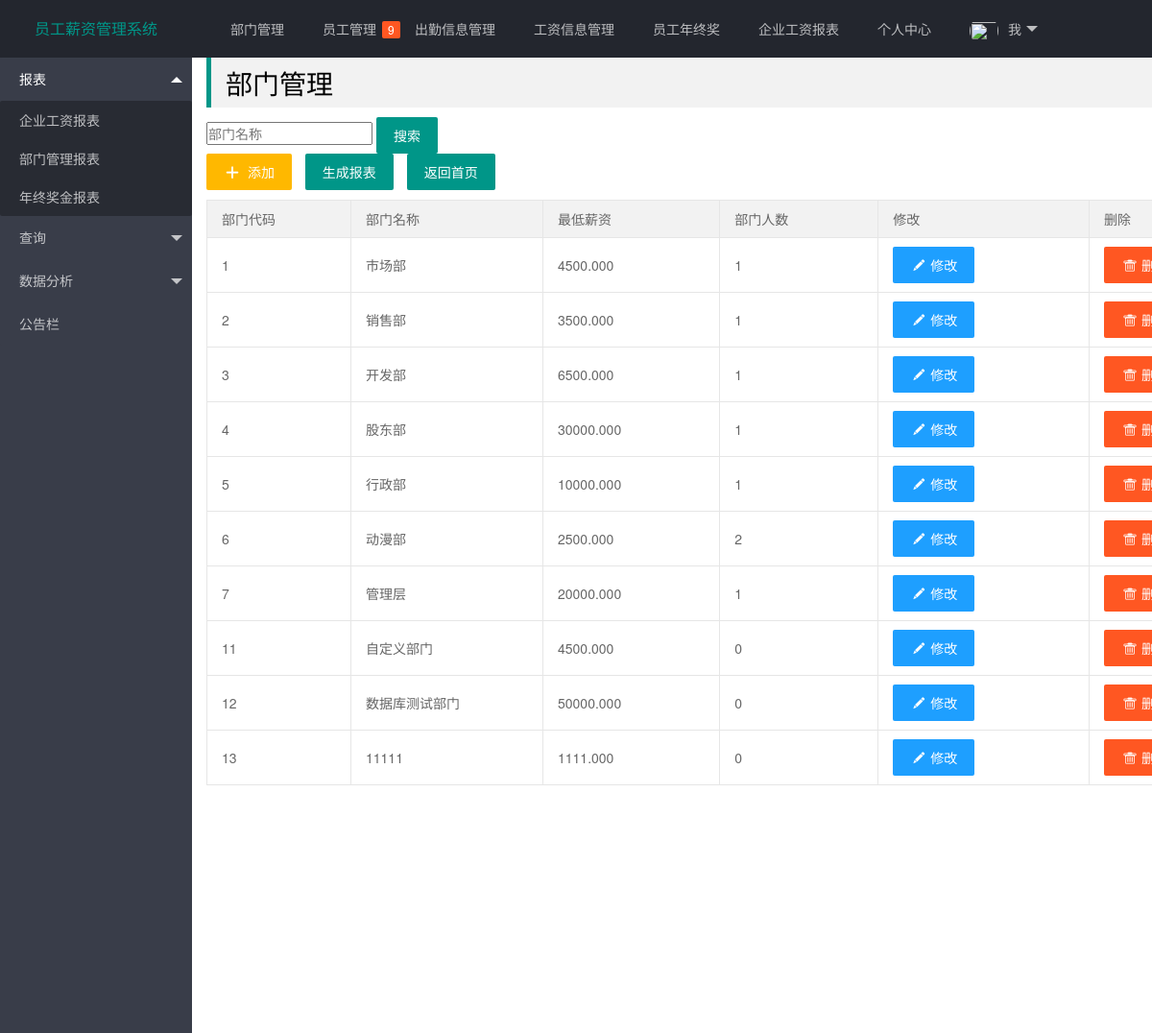
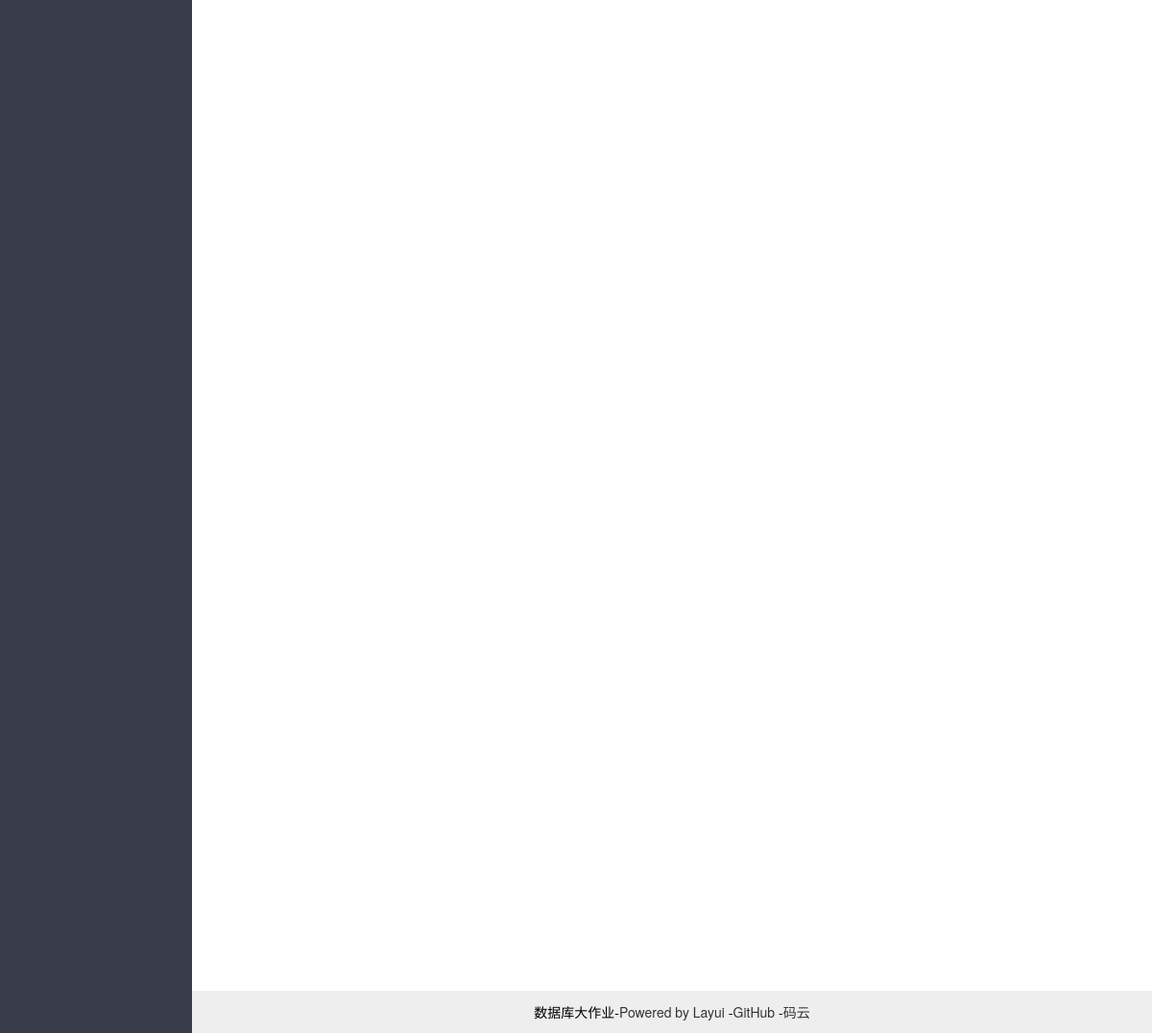
The app's page /wms/department with its own data (2 pictures, top to bottom).
### wms/models.py (models this page shows, shortened)
class TDepartment(models.Model):
    dcode = models.AutoField(primary_key = True)
    dname = models.CharField(max_length = 20, blank = False)
    minimum_wage = models.DecimalField(max_digits = 12, decimal_places = 3)
    dnumber = models.IntegerField() # 部门人数

### wms/views.py (the view)
# urls.py: path('department', views.department, name = 'department'),
def department(request):
    t_department = TDepartment.objects.all()
    number_list = []
    minimum_wage_list = []
    dname_list = []
    department_list = [[], [], []]
    element_list = ['部门人数', '部门最低薪资', '部门总工资']
    for each_t in t_department:
        number_list.append([each_t.dname, each_t.dnumber])
        minimum_wage_list.append([each_t.dname, float(each_t.minimum_wage)])
        department_list[0].append(each_t.dnumber)
        department_list[1].append(float(each_t.minimum_wage))
        department_list[2].append(float(each_t.dnumber * each_t.minimum_wage))
        dname_list.append(each_t.dname)
    print(number_list)
    print(minimum_wage_list)
    context = {}
    context['number_list'] = json.dumps(number_list)
    context['minimum_wage_list'] = json.dumps(minimum_wage_list)
    context['element_list'] = json.dumps(element_list)
    context['dname_list'] = dname_list
    context['department_list'] = department_list
    context['department'] = t_department
    return render(request, 'wms/department.html', context)

### wms/templates/wms/department.html (shortened to what this page needs)
{% extends "wms/base.html" %}
{% block content %}
    <div class="layui-container">
        <blockquote class="layui-elem-quote">
            <h1>部门管理</h1>
        </blockquote>
        <p>
            <form action="/wms/department-search" method="get">
                <input placeholder="部门名称" name="q" id="q">
                <input type="submit" class="layui-btn" value="搜索">
            </form>
        </p>
        <p>
            <a href="/wms/department-create" class="layui-btn layui-btn-warm">
                <i class="layui-icon">&#xe654;</i> 添加
            </a>
            <a href="/wms/department-report" class="layui-btn">生成报表</a>
            <a href="/wms/index" class="layui-btn">返回首页</a>
        </p>
        <table class="layui-table">
      <colgroup>
        <col width="150">
        <col width="200">
        <col>
      </colgroup>
      <thead>
        <tr>
            <th>部门代码</th>
            <th>部门名称</th>
            <th>最低薪资</th>
            <th>部门人数</th>
            <th>修改</th>
            <th>删除</th>
        </tr>
      </thead>
      <tbody>
        {% for each_d in department %}
            <tr>
                <td>{{each_d.dcode}}</td>
                <td>{{each_d.dname}}</td>
                <td>{{each_d.minimum_wage}}</td>
                <td>{{each_d.dnumber}}</td>
                <td>
                    <a href="/wms/department-update?wms_dcode={{each_d.dcode}}" class="layui-btn layui-btn-normal">
                        <i class="layui-icon">&#xe642;</i>修改
                    </a>
                </td>
                <td>
                    <a href="/wms/department-delete?wms_dcode={{each_d.dcode}}" class="layui-btn layui-btn-danger">
                        <i class="layui-icon">&#xe640;</i>删除
                    </a>
                </td>
            </tr>
        {%endfor%}
      </tbody>
        </table>
        <div>
            <div id="number_container" style="width: 550px; height: 400px; margin: 0 auto"></div>
        </div>
        <br /><br />
        <div>
            <div id="minimum_wage_container" style="width: 550px; height: 400px; margin: 0 auto"></div>
        </div>
        <br /><br />
        <div>
            <div id="department_container" style="width: 550px; height: 400px; margin: 0 auto"></div>
        </div>
    </div>
{% endblock %}

### wms/templates/wms/base.html (shortened to what this page needs)
{% load static %}
<!DOCTYPE html>
<html lang="en">
<head>
    <link rel="stylesheet" href="{% static 'wms/layui/css/layui.css' %}">
    <link rel="stylesheet" href="{% static 'wms/layui/css/layui.css' %}"  media="all">
</head>
<body class="layui-layout-body" >
 <div class="layui-layout layui-layout-admin">
    <div class="layui-header">
    <div class="layui-logo">员工薪资管理系统</div>
        <ul class="layui-nav layui-layout-left">
            <li class="layui-nav-item">
                <a href="/wms/department">部门管理</a>
            </li>
            <li class="layui-nav-item">
                <a href="/wms/staff">员工管理<span class="layui-badge">9</span></a>
            </li>
            <li class="layui-nav-item">
                <a href="/wms/attendance">出勤信息管理</a>
            </li>
            <li class="layui-nav-item">
                <a href="/wms/wage">工资信息管理</a>
            </li>
            <li class="layui-nav-item">
                <a href="/wms/yearending">员工年终奖</a>
            </li>
            <li class="layui-nav-item">
                <a href="/wms/wage-report">企业工资报表</a>
            </li>
            <li class="layui-nav-item">
                <a href="">个人中心</a>
            </li>
            <li class="layui-nav-item" lay-unselect="">
                <a href="javascript:;"><img src="//t.cn/RCzsdCq" class="layui-nav-img">我</a>
            </li>
        </ul>
    </div>
    <div style="margin-top: 15px;">
<div class="layui-side layui-bg-black">
    <div class="layui-side-scroll">
      <ul class="layui-nav layui-nav-tree"  lay-filter="test">
        <li class="layui-nav-item layui-nav-itemed">
          <a class="" href="javascript:;">报表</a>
          <dl class="layui-nav-child">
            <dd><a href="javascript:;">企业工资报表</a></dd>
            <dd><a href="javascript:;">部门管理报表</a></dd>
            <dd><a href="javascript:;">年终奖金报表</a></dd>
          </dl>
        </li>
        <li class="layui-nav-item">
          <a href="javascript:;">查询</a>
        </li>
        <li class="layui-nav-item">
          <a href="javascript:;">数据分析</a>
        </li>
        <li class="layui-nav-item"><a href="">公告栏</a></li>
      </ul>
    </div>
  </div>
    <div class="layui-body">
        {% block content %}
        {% endblock %}
    </div>
    <div class="layui-footer" style = "text-align:center;">
        数据库大作业-<a herf ="https://www.layui.com/" >Powered by Layui</a>
        -<a herf ="https://github.com/ljyslyc/Employee-salary-management-system" >GitHub</a>
        -<a herf ="https://gitee.com/ljyslyc/Employee-salary-management-system" >码云</a>
    </div>
</div>
</body>
</html>

### records on screen
TDepartment: dcode "1", dname "市场部", minimum_wage "4500.000", dnumber "1"
TDepartment: dcode "2", dname "销售部", minimum_wage "3500.000", dnumber "1"
TDepartment: dcode "3", dname "开发部", minimum_wage "6500.000", dnumber "1"
TDepartment: dcode "4", dname "股东部", minimum_wage "30000.000", dnumber "1"
TDepartment: dcode "5", dname "行政部", minimum_wage "10000.000", dnumber "1"
TDepartment: dcode "6", dname "动漫部", minimum_wage "2500.000", dnumber "2"
TDepartment: dcode "7", dname "管理层", minimum_wage "20000.000", dnumber "1"
TDepartment: dcode "11", dname "自定义部门", minimum_wage "4500.000", dnumber "0"
TDepartment: dcode "12", dname "数据库测试部门", minimum_wage "50000.000", dnumber "0"
TDepartment: dcode "13", dname "11111", minimum_wage "1111.000", dnumber "0"
